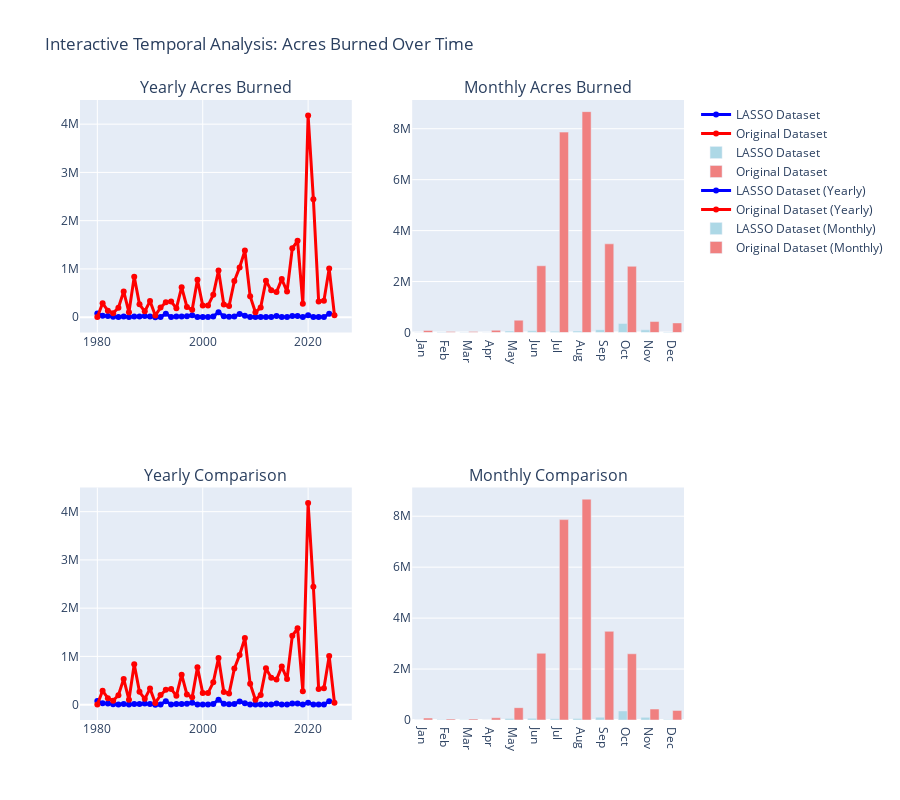

The cell this chart's notebook holds for it:
### Code cell
# Interactive temporal visualization
def create_interactive_temporal_viz(df1, df2, dataset1_name, dataset2_name):
    """Create interactive temporal visualization"""
    
    if df1 is None and df2 is None:
        print("No temporal data available for interactive visualization")
        return
    
    fig = make_subplots(
        rows=2, cols=2,
        subplot_titles=['Yearly Acres Burned', 'Monthly Acres Burned',
                       'Yearly Comparison', 'Monthly Comparison'],
        specs=[[{"type": "scatter"}, {"type": "bar"}],
               [{"type": "scatter"}, {"type": "bar"}]]
    )
    
    # Yearly data
    if df1 is not None:
        yearly_acres1 = df1.groupby('Year')['Acres'].sum()
        fig.add_trace(
            go.Scatter(x=yearly_acres1.index, y=yearly_acres1.values,
                      mode='lines+markers', name=dataset1_name,
                      line=dict(color='blue', width=3), marker=dict(size=6)),
            row=1, col=1
        )
    
    if df2 is not None:
        yearly_acres2 = df2.groupby('Year')['Acres'].sum()
        fig.add_trace(
            go.Scatter(x=yearly_acres2.index, y=yearly_acres2.values,
                      mode='lines+markers', name=dataset2_name,
                      line=dict(color='red', width=3), marker=dict(size=6)),
            row=1, col=1
        )
    
    # Monthly data
    month_names = ['Jan', 'Feb', 'Mar', 'Apr', 'May', 'Jun',
                  'Jul', 'Aug', 'Sep', 'Oct', 'Nov', 'Dec']
    
    if df1 is not None:
        monthly_acres1 = df1.groupby('Month')['Acres'].sum()
        fig.add_trace(
            go.Bar(x=month_names, y=monthly_acres1.values,
                   name=dataset1_name, marker_color='lightblue'),
            row=1, col=2
        )
    
    if df2 is not None:
        monthly_acres2 = df2.groupby('Month')['Acres'].sum()
        fig.add_trace(
            go.Bar(x=month_names, y=monthly_acres2.values,
                   name=dataset2_name, marker_color='lightcoral'),
            row=1, col=2
        )
    
    # Comparison plots
    if df1 is not None and df2 is not None:
        # Yearly comparison
        fig.add_trace(
            go.Scatter(x=yearly_acres1.index, y=yearly_acres1.values,
                      mode='lines+markers', name=f'{dataset1_name} (Yearly)',
                      line=dict(color='blue', width=3), marker=dict(size=6)),
            row=2, col=1
        )
        fig.add_trace(
            go.Scatter(x=yearly_acres2.index, y=yearly_acres2.values,
                      mode='lines+markers', name=f'{dataset2_name} (Yearly)',
                      line=dict(color='red', width=3), marker=dict(size=6)),
            row=2, col=1
        )
        
        # Monthly comparison
        fig.add_trace(
            go.Bar(x=month_names, y=monthly_acres1.values,
                   name=f'{dataset1_name} (Monthly)', marker_color='lightblue'),
            row=2, col=2
        )
        fig.add_trace(
            go.Bar(x=month_names, y=monthly_acres2.values,
                   name=f'{dataset2_name} (Monthly)', marker_color='lightcoral'),
            row=2, col=2
        )
    
    fig.update_layout(
        height=800,
        title_text="Interactive Temporal Analysis: Acres Burned Over Time",
        showlegend=True
    )
    
    fig.show()

# Create interactive temporal visualization
create_interactive_temporal_viz(lasso_temporal, orig_temporal, "LASSO Dataset", "Original Dataset")

### Figure 1 — Plotly figure (JSON) as saved in the notebook; plotly's stock layout.template omitted (floating-point values rounded to 4 significant figures)
{"data": [{"line": {"color": "blue", "width": 3}, "marker": {"size": 6}, "mode": "lines+markers", "name": "LASSO Dataset", "type": "scatter", "x": [1980, 1981, 1982, 1983, 1984, 1985, 1986, 1987, 1988, 1989, 1990, 1991, 1992, 1993, 1994, 1995, 1996, 1997, 1998, 1999, 2000, 2001, 2002, 2003, 2004, 2005, 2006, 2007, 2008, 2009, 2010, 2011, 2012, 2013, 2014, 2015, 2016, 2017, 2018, 2019, 2020, 2021, 2022, 2023, 2024], "xaxis": "x", "y": [76680.0, 30790.0, 24630.0, 9556.0, 646.6, 15000.0, 1730.0, 13070.0, 11400.0, 23310.0, 11170.0, 401.2, 5167.0, 68700.0, 1938.0, 11830.0, 12650.0, 17510.0, 40630.0, 866.3, 568.2, 3742.0, 13150.0, 103200.0, 17960.0, 8710.0, 11710.0, 66270.0, 30710.0, 1037.0, 2318.0, 2451.0, 936.7, 4457.0, 23620.0, 1602.0, 905.3, 23820.0, 24030.0, 4375.0, 38370.0, 2797.0, 947.4, 1327.0, 71430.0], "yaxis": "y"}, {"line": {"color": "red", "width": 3}, "marker": {"size": 6}, "mode": "lines+markers", "name": "Original Dataset", "type": "scatter", "x": [1980, 1981, 1982, 1983, 1984, 1985, 1986, 1987, 1988, 1989, 1990, 1991, 1992, 1993, 1994, 1995, 1996, 1997, 1998, 1999, 2000, 2001, 2002, 2003, 2004, 2005, 2006, 2007, 2008, 2009, 2010, 2011, 2012, 2013, 2014, 2015, 2016, 2017, 2018, 2019, 2020, 2021, 2022, 2023, 2024, 2025], "xaxis": "x", "y": [1086.0, 287800.0, 134300.0, 82430.0, 193400.0, 534000.0, 100700.0, 835800.0, 265300.0, 120500.0, 332300.0, 35560.0, 198000.0, 309000.0, 325100.0, 183000.0, 621700.0, 210600.0, 152800.0, 776500.0, 239300.0, 239600.0, 462800.0, 966000.0, 264600.0, 231100.0, 747800.0, 1031000.0, 1380000.0, 435500.0, 101100.0, 202500.0, 755700.0, 555100.0, 519500.0, 789200.0, 531900.0, 1425000.0, 1582000.0, 279500.0, 4182000.0, 2445000.0, 322500.0, 342000.0, 1007000.0, 39680.0], "yaxis": "y"}, {"marker": {"color": "lightblue"}, "name": "LASSO Dataset", "type": "bar", "x": ["Jan", "Feb", "Mar", "Apr", "May", "Jun", "Jul", "Aug", "Sep", "Oct", "Nov", "Dec"], "xaxis": "x2", "y": [783.6, 19740.0, 6038.0, 4379.0, 54070.0, 65610.0, 49630.0, 54210.0, 109100.0, 354600.0, 103500.0, 16450.0], "yaxis": "y2"}, {"marker": {"color": "lightcoral"}, "name": "Original Dataset", "type": "bar", "x": ["Jan", "Feb", "Mar", "Apr", "May", "Jun", "Jul", "Aug", "Sep", "Oct", "Nov", "Dec"], "xaxis": "x2", "y": [76860.0, 41320.0, 41860.0, 87300.0, 484200.0, 2620000.0, 7867000.0, 8671000.0, 3481000.0, 2599000.0, 430900.0, 375700.0], "yaxis": "y2"}, {"line": {"color": "blue", "width": 3}, "marker": {"size": 6}, "mode": "lines+markers", "name": "LASSO Dataset (Yearly)", "type": "scatter", "x": [1980, 1981, 1982, 1983, 1984, 1985, 1986, 1987, 1988, 1989, 1990, 1991, 1992, 1993, 1994, 1995, 1996, 1997, 1998, 1999, 2000, 2001, 2002, 2003, 2004, 2005, 2006, 2007, 2008, 2009, 2010, 2011, 2012, 2013, 2014, 2015, 2016, 2017, 2018, 2019, 2020, 2021, 2022, 2023, 2024], "xaxis": "x3", "y": [76680.0, 30790.0, 24630.0, 9556.0, 646.6, 15000.0, 1730.0, 13070.0, 11400.0, 23310.0, 11170.0, 401.2, 5167.0, 68700.0, 1938.0, 11830.0, 12650.0, 17510.0, 40630.0, 866.3, 568.2, 3742.0, 13150.0, 103200.0, 17960.0, 8710.0, 11710.0, 66270.0, 30710.0, 1037.0, 2318.0, 2451.0, 936.7, 4457.0, 23620.0, 1602.0, 905.3, 23820.0, 24030.0, 4375.0, 38370.0, 2797.0, 947.4, 1327.0, 71430.0], "yaxis": "y3"}, {"line": {"color": "red", "width": 3}, "marker": {"size": 6}, "mode": "lines+markers", "name": "Original Dataset (Yearly)", "type": "scatter", "x": [1980, 1981, 1982, 1983, 1984, 1985, 1986, 1987, 1988, 1989, 1990, 1991, 1992, 1993, 1994, 1995, 1996, 1997, 1998, 1999, 2000, 2001, 2002, 2003, 2004, 2005, 2006, 2007, 2008, 2009, 2010, 2011, 2012, 2013, 2014, 2015, 2016, 2017, 2018, 2019, 2020, 2021, 2022, 2023, 2024, 2025], "xaxis": "x3", "y": [1086.0, 287800.0, 134300.0, 82430.0, 193400.0, 534000.0, 100700.0, 835800.0, 265300.0, 120500.0, 332300.0, 35560.0, 198000.0, 309000.0, 325100.0, 183000.0, 621700.0, 210600.0, 152800.0, 776500.0, 239300.0, 239600.0, 462800.0, 966000.0, 264600.0, 231100.0, 747800.0, 1031000.0, 1380000.0, 435500.0, 101100.0, 202500.0, 755700.0, 555100.0, 519500.0, 789200.0, 531900.0, 1425000.0, 1582000.0, 279500.0, 4182000.0, 2445000.0, 322500.0, 342000.0, 1007000.0, 39680.0], "yaxis": "y3"}, {"marker": {"color": "lightblue"}, "name": "LASSO Dataset (Monthly)", "type": "bar", "x": ["Jan", "Feb", "Mar", "Apr", "May", "Jun", "Jul", "Aug", "Sep", "Oct", "Nov", "Dec"], "xaxis": "x4", "y": [783.6, 19740.0, 6038.0, 4379.0, 54070.0, 65610.0, 49630.0, 54210.0, 109100.0, 354600.0, 103500.0, 16450.0], "yaxis": "y4"}, {"marker": {"color": "lightcoral"}, "name": "Original Dataset (Monthly)", "type": "bar", "x": ["Jan", "Feb", "Mar", "Apr", "May", "Jun", "Jul", "Aug", "Sep", "Oct", "Nov", "Dec"], "xaxis": "x4", "y": [76860.0, 41320.0, 41860.0, 87300.0, 484200.0, 2620000.0, 7867000.0, 8671000.0, 3481000.0, 2599000.0, 430900.0, 375700.0], "yaxis": "y4"}], "layout": {"annotations": [{"font": {"size": 16}, "showarrow": false, "text": "Yearly Acres Burned", "x": 0.225, "xanchor": "center", "xref": "paper", "y": 1, "yanchor": "bottom", "yref": "paper"}, {"font": {"size": 16}, "showarrow": false, "text": "Monthly Acres Burned", "x": 0.775, "xanchor": "center", "xref": "paper", "y": 1, "yanchor": "bottom", "yref": "paper"}, {"font": {"size": 16}, "showarrow": false, "text": "Yearly Comparison", "x": 0.225, "xanchor": "center", "xref": "paper", "y": 0.375, "yanchor": "bottom", "yref": "paper"}, {"font": {"size": 16}, "showarrow": false, "text": "Monthly Comparison", "x": 0.775, "xanchor": "center", "xref": "paper", "y": 0.375, "yanchor": "bottom", "yref": "paper"}], "height": 800, "showlegend": true, "title": {"text": "Interactive Temporal Analysis: Acres Burned Over Time"}, "xaxis": {"anchor": "y", "domain": [0, 0.45]}, "xaxis2": {"anchor": "y2", "domain": [0.55, 1]}, "xaxis3": {"anchor": "y3", "domain": [0, 0.45]}, "xaxis4": {"anchor": "y4", "domain": [0.55, 1]}, "yaxis": {"anchor": "x", "domain": [0.625, 1]}, "yaxis2": {"anchor": "x2", "domain": [0.625, 1]}, "yaxis3": {"anchor": "x3", "domain": [0, 0.375]}, "yaxis4": {"anchor": "x4", "domain": [0, 0.375]}}}
